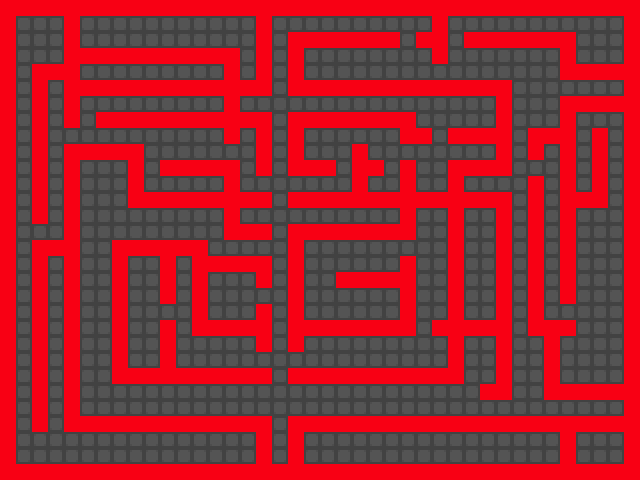

The image is a tile-based game level rendered from a .tmx file. Its description and source (layers, tilesets, objects; grid data summarised) follow:
An orthogonal 40x30 tile map with 16x16 px tiles, 3 tile layers (Ground, CollisionEntity, ExitEntity), 2 tilesets.

<map version="1.0" orientation="orthogonal" width="40" height="30" tilewidth="16" tileheight="16">
 <tileset firstgid="1" name="lofi_environment(256)" tilewidth="16" tileheight="16">
  <image source="lofi_environment(256).png" width="256" height="256" />
 </tileset>
 <tileset firstgid="257" name="collision" tilewidth="16" tileheight="16">
  <image source="collision.png" width="80" height="32" />
 </tileset>
 <layer name="Ground" width="40" height="30">
  <data>[1200 cells, 1200 non-empty, 1 distinct tile ids]</data>
 </layer>
 <layer name="CollisionEntity" width="40" height="30">
  <properties>
   <property name="type" value="entity" />
  </properties>
  <data>[1200 cells, 536 non-empty, 1 distinct tile ids]</data>
 </layer>
 <layer name="ExitEntity" width="40" height="30">
  <data>[1200 cells, 0 non-empty, 0 distinct tile ids]</data>
 </layer>
</map>